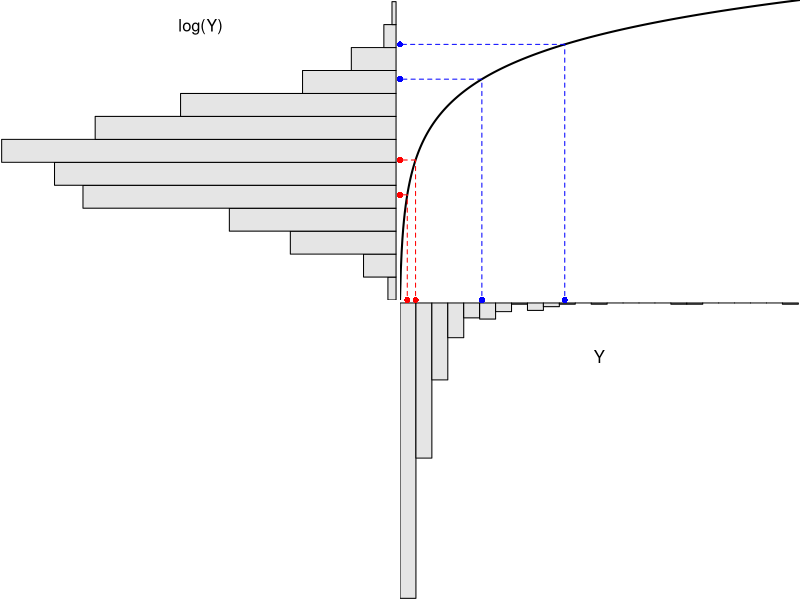
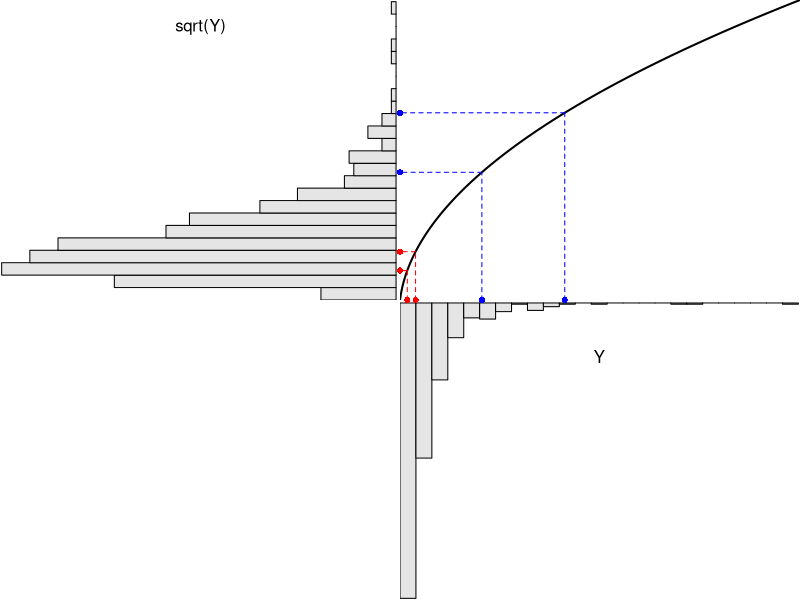
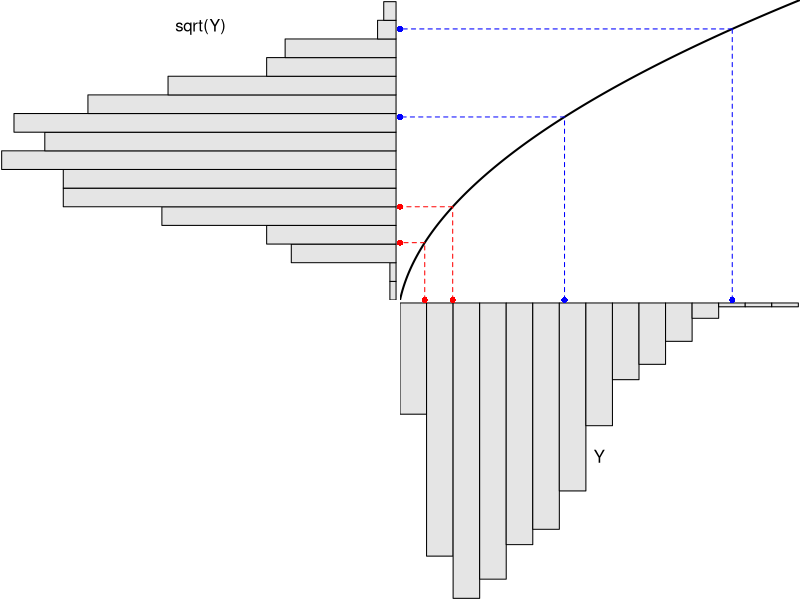

These charts were generated, in order, by the following R code: (Note: this script raises an error after producing the figures.)
## ---- chunk 1
x1 <- rlnorm(500,0,1); y1 <- log(x1)  # lognormal data
layout(matrix(c(1,3,0,2),nrow=2,byrow=TRUE))
par(mar=c(0,0.1,0.1,0), mgp=c(0,0,0),las=1,tcl=-0.2)
y.hist <- hist(y1,breaks=20,plot=FALSE)
barplot(-y.hist$counts,horiz=TRUE,space=c(0,0),col="gray90",
        xaxt="n",yaxt="n",xlab="",ylab="",xaxs="i",yaxs="i")
mtext("log(Y)",side=3,line=-2)
par(mar=c(0.1,0,0,0.1), mgp=c(0,0,0),las=1,tcl=-0.2)
x.hist <- hist(x1,breaks=20,plot=FALSE)
barplot(-x.hist$counts,space=c(0,0),col="gray90",
         xaxt="n",yaxt="n",xlab="",ylab="",xaxs="i",yaxs="i")
mtext("Y",side=3,line=-4)
par(mar=c(0,0,0,0), mgp=c(0,0,0),las=1,tcl=-0.2)
curve(log(x),min(x1),max(x1),n=501,lwd=2,col="black",
      xlab="",ylab="",bty="n",xaxt="n",yaxt="n",tck=0,xaxs="i",yaxs="i")
xs <- c(0.5,1,5,10)
ys <- log(xs)
segments(xs[1],-10,xs[1],ys[1],col="red",lty="dashed")
segments(xs[1],ys[1],0,ys[1],col="red",lty="dashed")
points(xs[1],min(y1),col="red",pch=16,xpd=NA)
points(min(x1),ys[1],col="red",pch=16,xpd=NA)
segments(xs[2],-10,xs[2],ys[2],col="red",lty="dashed")
segments(xs[2],ys[2],0,ys[2],col="red",lty="dashed")
points(xs[2],min(y1),col="red",pch=16,xpd=NA)
points(min(x1),ys[2],col="red",pch=16,xpd=NA)
segments(xs[3],-10,xs[3],ys[3],col="blue",lty="dashed")
segments(xs[3],ys[3],0,ys[3],col="blue",lty="dashed")
points(xs[3],min(y1),col="blue",pch=16,xpd=NA)
points(min(x1),ys[3],col="blue",pch=16,xpd=NA)
segments(xs[4],-10,xs[4],ys[4],col="blue",lty="dashed")
segments(xs[4],ys[4],0,ys[4],col="blue",lty="dashed")
points(xs[4],min(y1),col="blue",pch=16,xpd=NA)
points(min(x1),ys[4],col="blue",pch=16,xpd=NA)
## ---- chunk 2
y1 <- sqrt(x1)
layout(matrix(c(1,3,0,2),nrow=2,byrow=TRUE))
par(mar=c(0,0.1,0.1,0), mgp=c(0,0,0),las=1,tcl=-0.2)
y.hist <- hist(y1,breaks=20,plot=FALSE)
barplot(-y.hist$counts,horiz=TRUE,space=c(0,0),col="gray90",
        xaxt="n",yaxt="n",xlab="",ylab="",xaxs="i",yaxs="i")
mtext("sqrt(Y)",side=3,line=-2)
par(mar=c(0.1,0,0,0.1), mgp=c(0,0,0),las=1,tcl=-0.2)
x.hist <- hist(x1,breaks=20,plot=FALSE)
barplot(-x.hist$counts,space=c(0,0),col="gray90",
         xaxt="n",yaxt="n",xlab="",ylab="",xaxs="i",yaxs="i")
mtext("Y",side=3,line=-4)
par(mar=c(0,0,0,0), mgp=c(0,0,0),las=1,tcl=-0.2)
curve(sqrt(x),min(x1),max(x1),n=501,lwd=2,col="black",
      xlab="",ylab="",bty="n",xaxt="n",yaxt="n",tck=0,xaxs="i",yaxs="i")
xs <- c(0.5,1,5,10)
ys <- sqrt(xs)
segments(xs[1],-10,xs[1],ys[1],col="red",lty="dashed")
segments(xs[1],ys[1],0,ys[1],col="red",lty="dashed")
points(xs[1],min(y1),col="red",pch=16,xpd=NA)
points(min(x1),ys[1],col="red",pch=16,xpd=NA)
segments(xs[2],-10,xs[2],ys[2],col="red",lty="dashed")
segments(xs[2],ys[2],0,ys[2],col="red",lty="dashed")
points(xs[2],min(y1),col="red",pch=16,xpd=NA)
points(min(x1),ys[2],col="red",pch=16,xpd=NA)
segments(xs[3],-10,xs[3],ys[3],col="blue",lty="dashed")
segments(xs[3],ys[3],0,ys[3],col="blue",lty="dashed")
points(xs[3],min(y1),col="blue",pch=16,xpd=NA)
points(min(x1),ys[3],col="blue",pch=16,xpd=NA)
segments(xs[4],-10,xs[4],ys[4],col="blue",lty="dashed")
segments(xs[4],ys[4],0,ys[4],col="blue",lty="dashed")
points(xs[4],min(y1),col="blue",pch=16,xpd=NA)
points(min(x1),ys[4],col="blue",pch=16,xpd=NA)
## ---- chunk 3
x1 <- rbeta(500,shape1=2,shape2=7);
y1 <- sqrt(x1)
layout(matrix(c(1,3,0,2),nrow=2,byrow=TRUE))
par(mar=c(0,0.1,0.1,0), mgp=c(0,0,0),las=1,tcl=-0.2)
y.hist <- hist(y1,breaks=20,plot=FALSE)
barplot(-y.hist$counts,horiz=TRUE,space=c(0,0),col="gray90",
        xaxt="n",yaxt="n",xlab="",ylab="",xaxs="i",yaxs="i")
mtext("sqrt(Y)",side=3,line=-2)
par(mar=c(0.1,0,0,0.1), mgp=c(0,0,0),las=1,tcl=-0.2)
x.hist <- hist(x1,breaks=20,plot=FALSE)
barplot(-x.hist$counts,space=c(0,0),col="gray90",
         xaxt="n",yaxt="n",xlab="",ylab="",xaxs="i",yaxs="i")
mtext("Y",side=3,line=-10)
par(mar=c(0,0,0,0), mgp=c(0,0,0),las=1,tcl=-0.2)
curve(sqrt(x),min(x1),max(x1),n=501,lwd=2,col="black",
      xlab="",ylab="",bty="n",xaxt="n",yaxt="n",tck=0,xaxs="i",yaxs="i")
xs <- c(0.05,0.1,0.3,0.6)
ys <- sqrt(xs)
segments(xs[1],-10,xs[1],ys[1],col="red",lty="dashed")
segments(xs[1],ys[1],0,ys[1],col="red",lty="dashed")
points(xs[1],min(y1),col="red",pch=16,xpd=NA)
points(min(x1),ys[1],col="red",pch=16,xpd=NA)
segments(xs[2],-10,xs[2],ys[2],col="red",lty="dashed")
segments(xs[2],ys[2],0,ys[2],col="red",lty="dashed")
points(xs[2],min(y1),col="red",pch=16,xpd=NA)
points(min(x1),ys[2],col="red",pch=16,xpd=NA)
segments(xs[3],-10,xs[3],ys[3],col="blue",lty="dashed")
segments(xs[3],ys[3],0,ys[3],col="blue",lty="dashed")
points(xs[3],min(y1),col="blue",pch=16,xpd=NA)
points(min(x1),ys[3],col="blue",pch=16,xpd=NA)
segments(xs[4],-10,xs[4],ys[4],col="blue",lty="dashed")
segments(xs[4],ys[4],0,ys[4],col="blue",lty="dashed")
points(xs[4],min(y1),col="blue",pch=16,xpd=NA)
points(min(x1),ys[4],col="blue",pch=16,xpd=NA)
## ---- chunk 4
lm1 <- lm(imm~season,data=opp)
assumptionCheck(lm1,lambday=0)  #lambda=0 corresponds to log-transformation
## ---- chunk 5
logbtcf(lm1)
## ---- chunk 6
opp$sqrtimm <- sqrt(opp$imm)
lm2 <- lm(sqrtimm~season,data=opp)
anova(lm2)
## ---- chunk 7
mct <- emmeans(lm2,specs=pairwise~season,tran="sqrt")
( mcsumt <- summary(mct,infer=TRUE) )
## ---- chunk 8
( mcsumbt <- summary(mct,infer=TRUE,type="response") )
## ---- chunk 9
ggplot() +
  geom_jitter(data=opp,mapping=aes(x=season,y=imm),alpha=0.25,width=0.05) +
  geom_errorbar(data=mcsumbt$emmeans,
                mapping=aes(x=season,y=response,ymin=lower.CL,ymax=upper.CL),
                size=2,width=0) +
  geom_point(data=mcsumbt$emmeans,mapping=aes(x=season,y=response),
               size=2,pch=21,fill="white") +
  labs(y="Immunoglobulin Concentration",x="Season/Month") +
  theme_NCStats()
## ---- chunk 10
opp$logimm <- log(opp$imm)
lm3 <- lm(logimm~season,data=opp)
mct <- emmeans(lm2,specs=pairwise~season,tran="log")
( mcsumt <- summary(mct,infer=TRUE) )
## ---- chunk 11
( mcsumbt <- summary(mct,infer=TRUE,type="response") )
